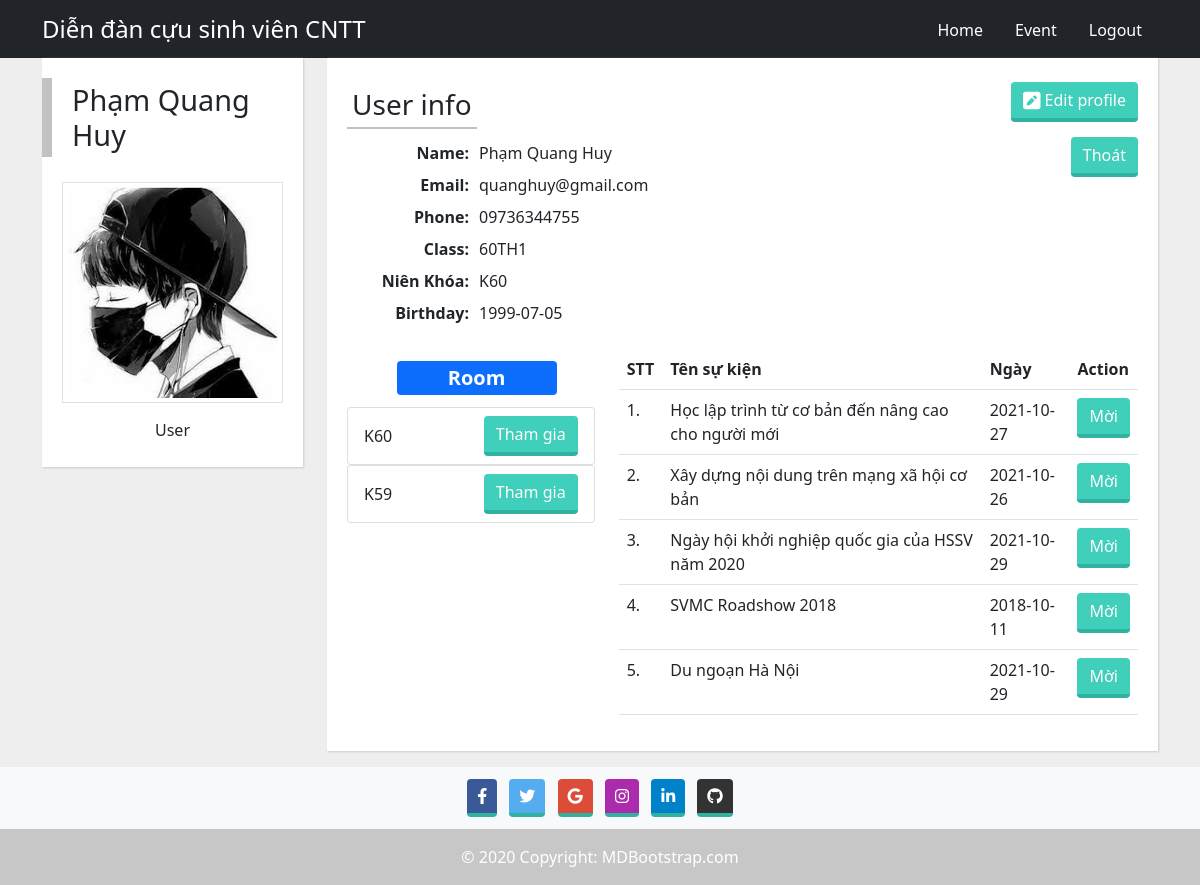
Screenshot of /user/index.php?id_user=3 (signed in) with the database file from the repository.
### tables this page shows
CREATE TABLE `user` (
  `id_user` int(11) NOT NULL,
  `user_name` varchar(100) NOT NULL,
  `user_email` varchar(100) NOT NULL,
  `picture` varchar(500) NOT NULL,
  `user_lv` int(11) NOT NULL,
  `id_lop` int(11) NOT NULL,
  `user_pass` char(100) NOT NULL,
  `user_sdt` char(20) NOT NULL,
  `id_LienKhoa` int(11) NOT NULL,
  `DOB` date NOT NULL
);

CREATE TABLE `lop` (
  `id_Lop` int(11) NOT NULL,
  `ten_Lop` varchar(100) NOT NULL,
  `id_LienKhoa` int(11) NOT NULL
);

CREATE TABLE `lien_khoa` (
  `id_LienKhoa` int(11) NOT NULL,
  `ten_LienKhoa` varchar(100) NOT NULL
);

CREATE TABLE `zoom` (
  `id_zoom` int(11) NOT NULL,
  `name_z` varchar(60) DEFAULT NULL,
  `id_user` int(11) DEFAULT NULL
);

CREATE TABLE `sukien` (
  `sk_id` int(30) NOT NULL,
  `sk_name` varchar(250) NOT NULL,
  `sk_picture` varchar(500) NOT NULL,
  `sk_des` varchar(5000) NOT NULL,
  `sk_date` date NOT NULL
);

### user/index.php (the view, shortened to what this page needs)
<?php include('../config/connect.php'); ?>
<!doctype html>
<html lang="en">
<body>
    <?php include('header.php'); ?>
    <div class="container bootstrap snippets bootdeys">
        <div class="row" id="user-profile">
            <?php
            if (isset($_GET['id_user'])) {
                $id_user = $_GET['id_user'];
                $sql = "SELECT user.*, lop.ten_lop, lien_khoa.ten_LienKhoa from ((user INNER JOIN lop on  user.id_lop = lop.id_Lop) INNER JOIN lien_khoa ON user.id_LienKhoa = lien_khoa.id_LienKhoa) where id_user = '$id_user'" ;
                $res = mysqli_query($conn, $sql);
                $count = mysqli_num_rows($res);
                if ($count == 1) {
                    $row = mysqli_fetch_assoc($res);
                    $id_user = $row['id_user'];
                    $user_name = $row['user_name'];
                    $user_email = $row['user_email'];
                    $picture = $row['picture'];
                    $user_sdt = $row['user_sdt'];
                    $ten_lop = $row['ten_lop'];
                    $ten_LienKhoa=$row['ten_LienKhoa'];
                    $DOB =$row['DOB'];
                } else {
                    header('location:' . SITEURL);
                }
            }
            ?>
            <div class="col-lg-3 col-md-4 col-sm-4">
                <div class="main-box clearfix">
                    <h2> <?php echo $user_name; ?> </h2>
                    <img src="<?php echo SITEURL; ?>images/<?php echo $picture; ?>" width="100px" alt="" class="profile-img img-responsive center-block">
                    <div class="profile-label">
                        <span class="label label-danger">User</span>
                    </div>
                </div>
            </div>
            <div class="col-lg-9 col-md-8 col-sm-8">
                <div class="main-box clearfix">
                    <div class="profile-header">
                        <h3><span>User info</span></h3>
                        <a href="<?php echo SITEURL; ?>user/update-profile.php?id_user=<?php echo $id_user; ?>" class="btn btn-primary edit-profile">
                            <i class="fa fa-pencil-square fa-lg"></i> Edit profile
                        </a>
                        <a href="logout.php" class="btn btn-primary float-end">Thoát</a>
                    </div>
                    <div class="row profile-user-info">
                        <div class="col-sm-8">
                            <div class="profile-user-details clearfix">
                                <div class="profile-user-details-label">
                                    Name:
                                </div>
                                <div class="profile-user-details-value">
                                    <?php echo $user_name; ?>
                                </div>
                            </div>
                            <div class="profile-user-details clearfix">
                                <div class="profile-user-details-label">
                                    Email:
                                </div>
                                <div class="profile-user-details-value">
                                    <?php echo $user_email; ?>
                                </div>
                            </div>
                            <div class="profile-user-details clearfix">
                                <div class="profile-user-details-label">
                                    Phone:
                                </div>
                                <div class="profile-user-details-value">
                                    <?php echo $user_sdt; ?>
                                </div>
                            </div>
                            <div class="profile-user-details clearfix">
                                <div class="profile-user-details-label">
                                    Class:
                                </div>
                                <div class="profile-user-details-value">
                                    <?php echo $ten_lop; ?>
                                </div>
                            </div>
                            <div class="profile-user-details clearfix">
                                <div class="profile-user-details-label">
                                    Niên Khóa:
                                </div>
                                <div class="profile-user-details-value">
                                    <?php echo $ten_LienKhoa; ?>
                                </div>
                            </div>
                            <div class="profile-user-details clearfix">
                                <div class="profile-user-details-label">
                                    Birthday:
                                </div>
                                <div class="profile-user-details-value">
                                    <?php echo $DOB; ?>
                                </div>
                            </div>
                        </div>
                    </div>
                    <div class="container" style="padding: 0;">
                        <div class="row">
                            <div class="col-4">
                                <div class="badge bg-primary text-wrap" style="width: 10rem; margin: 5% 20%; font-size: 20px;">
                                    Room
                                </div>
                                <?php
                                $sql2 = "SELECT * FROM zoom ";
                                $res2 = mysqli_query($conn, $sql2);
                                $count = mysqli_num_rows($res2);
                                if ($count > 0) {
                                    while ($row = mysqli_fetch_assoc($res2)) {
                                        $name_z = $row['name_z'];
                                ?>
                                        <ul class="list-group ">
                                            <li class="list-group-item d-flex justify-content-between align-items-center">
                                                <?php echo $name_z; ?>
                                                <a href="" class="btn btn-primary">Tham gia</a>
                                            </li>
                                        </ul>
                                <?php
                                    }
                                } else {
                                    echo "<tr> <td colspan='7' class='error'> Food not Added Yet. </td> </tr>";
                                }
                                ?>
                            </div>
                            <div class="col">
                                <table class="table">
                                    <tr>
                                        <th scope="col">STT</th>
                                        <th scope="col">Tên sự kiện</th>
                                        <th scope="col">Ngày</th>
                                        <th scope="col">Action</th>
                                    </tr>
                                    <?php
                                    $sql1 = "SELECT * FROM sukien ";
                                    $res1 = mysqli_query($conn, $sql1);
                                    $count = mysqli_num_rows($res1);
                                    $sn = 1;
                                    if ($count > 0) {
                                        while ($row = mysqli_fetch_assoc($res1)) {
                                            $sk_id = $row['sk_id'];
                                            $sk_name = $row['sk_name'];
                                            $sk_date = $row['sk_date'];
                                    ?>
                                            <tr>
                                                <td><?php echo $sn++; ?>. </td>
                                                <td>
                                                    <a href="<?php echo SITEURL; ?>user/eventdes.php?sk_id=<?php echo $sk_id; ?>" class="link-dark" style="text-decoration: none;"><?php echo $sk_name; ?> </a>
                                                </td>
                                                <td><?php echo $sk_date; ?></td>
                                                <td>
                                                    <a href="<?php echo SITEURL; ?>user/invite.php?sk_id=<?php echo $sk_id; ?>" class="btn btn-primary">Mời</a>
                                                </td>
                                            </tr>
                                    <?php
                                        }
                                    } else {
                                        echo "<tr> <td colspan='7' class='error'> Food not Added Yet. </td> </tr>";
                                    }
                                    ?>
                                </table>
                            </div>
                        </div>
                    </div>
                </div>
            </div>
        </div>
    </div>
    <?php include('footer.php'); ?>
</body>
</html>

### css/user.css (style rules this page uses)
body { background: #eee; }
h2 { clear: both; font-size: 1.8em; margin-bottom: 10px; padding: 10px 0 10px 30px; }
h3>span { border-bottom: 2px solid #C2C2C2; display: inline-block; padding: 0 5px 5px; }
#user-profile h2 { padding-right: 15px; }
#user-profile .profile-img { border: 1px solid #e1e1e1; padding: 4px; margin-top: 10px; margin-bottom: 10px; width: 100%; }
#user-profile .profile-label { text-align: center; padding: 5px 0; }
#user-profile .profile-label .label { padding: 5px 15px; font-size: 1em; }
#user-profile .profile-header { position: relative; }
#user-profile .profile-header>h3 { margin-top: 10px }
#user-profile .profile-header .edit-profile { margin-top: -6px; position: absolute; right: 0; top: 0; }
#user-profile .profile-user-info { padding-bottom: 20px; }
#user-profile .profile-user-info .profile-user-details { position: relative; padding: 4px 0; }
#user-profile .profile-user-info .profile-user-details .profile-user-details-label { width: 110px; float: left; bottom: 0; font-weight: bold; left: 0; position: absolute; text-align: right; top: 0; width: 110px; padding-top: 4px; }
#user-profile .profile-user-info .profile-user-details .profile-user-details-value { margin-left: 120px; }
.main-box { background: #FFFFFF; -webkit-box-shadow: 1px 1px 2px 0 #CCCCCC; -moz-box-shadow: 1px 1px 2px 0 #CCCCCC; -o-box-shadow: 1px 1px 2px 0 #CCCCCC; -ms-box-shadow: 1px 1px 2px 0 #CCCCCC; box-shadow: 1px 1px 2px 0 #CCCCCC; margin-bottom: 16px; padding: 20px; }
.main-box h2 { margin: 0 0 15px -20px; padding: 5px 0 5px 20px; border-left: 10px solid #c2c2c2; }
.btn { border: none; padding: 6px 12px; border-bottom: 4px solid; -webkit-transition: border-color 0.1s ease-in-out 0s, background-color 0.1s ease-in-out 0s; transition: border-color 0.1s ease-in-out 0s, background-color 0.1s ease-in-out 0s; outline: none; }
.btn-primary { background-color: #3fcfbb; border-color: #2fb2a0; }

### rows the page displays
user: user_name "Phạm Quang Huy", picture (picture), user_email "quanghuy@gmail.com", user_sdt "09736344755", id_lop.ten_Lop "60TH1", id_LienKhoa.ten_LienKhoa "K60", DOB "1999-07-05"
zoom: name_z "K60"
zoom: name_z "K59"
sukien: sk_name "Học lập trình từ cơ bản đến nâng cao cho người mới", sk_date "2021-10-27"
sukien: sk_name "Xây dựng nội dung trên mạng xã hội cơ bản", sk_date "2021-10-26"
sukien: sk_name "Ngày hội khởi nghiệp quốc gia của HSSV năm 2020", sk_date "2021-10-29"
sukien: sk_name "SVMC Roadshow 2018", sk_date "2018-10-11"
sukien: sk_name "Du ngoạn Hà Nội", sk_date "2021-10-29"
